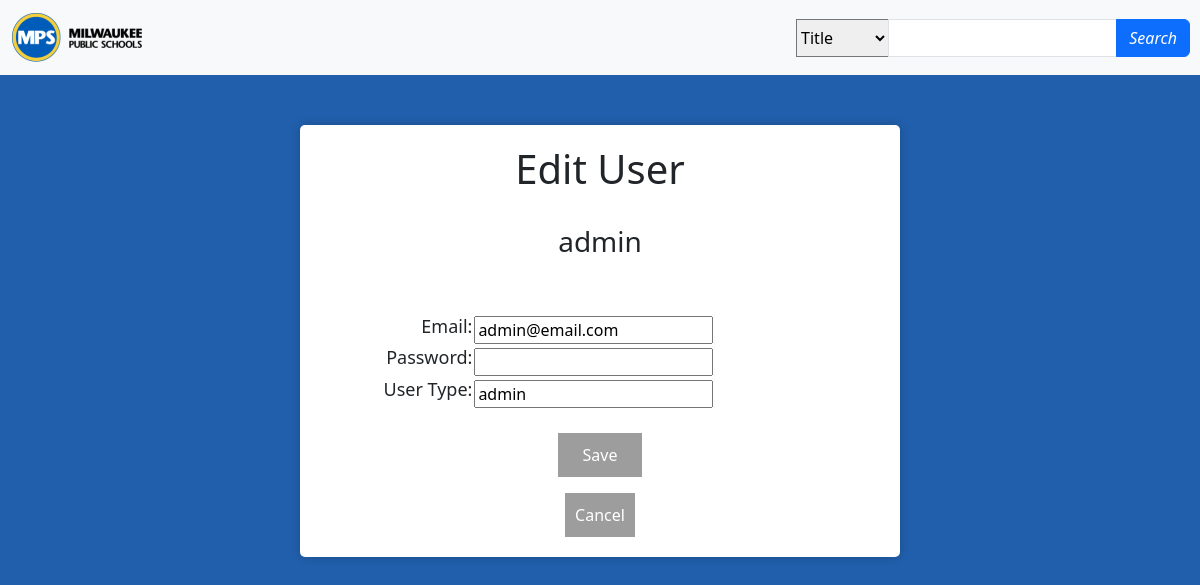
The app's page /users/admin/ (signed in) with its own data.
### Richmond_Library_App/models.py (models this page shows, shortened)
class User(AbstractUser):
    username = models.CharField(max_length=20)
    password = models.CharField(max_length=200)
    email = models.EmailField(max_length=254)
    user_type = models.CharField(max_length=10, blank=True, default='student') # added user type
    reserved_books = models.ManyToManyField(Book, null=True, blank=True)

### Richmond_Library_App/views/users.py (the view, shortened to what this page needs)
# urls.py: path('users/<str:_username>/', EditUser.as_view(), name="EditUser"),
class EditUser(View):
    def get(self, request, _username):
        user = User.objects.get(username=_username)
        return render(request, "edituser.html", {'user': user, 'status': get_user_status(request)})

### Richmond_Library_App/views/users.py (called while the page is built)
def get_user_status(request):
    user = User.objects.get(username=request.user.username)
    return user.user_type

### Richmond_Library_App/templates/edituser.html (shortened to what this page needs)
{% extends "pageBase.html" %}
{% load static %}
{% block stylesheet %}
    <link href="{% static 'edituser.css' %}" rel="stylesheet" type="text/css">
{% endblock %}
{% block app_block %}
    <div class="main-container">
        <div class="user-info-container">
            <h1>Edit User</h1>
            <br>
            <form method="post">{% csrf_token%}
                <h3>{{ user.username }}</h1>
                <br><br>
                <table style="width: 100%;">
                    <tr>
                        <td style="text-align: right;"><h3 style="font-size: 18;">Email:</h3></td>
                        <td>
                            <input
                                type="text"
                                name="_email"
                                value="{{ user.email }}"
                            >
                        </td>
                    </tr>
                    <tr>
                        <td style="text-align: right;"><h3 style="font-size: 18;">Password:</h3></td>
                        <td>
                            <input
                                type="text"
                                name="_password"
                                value=""
                            >
                        </td>
                    </tr>
                    <tr>
                        <td style="text-align: right;"><h3 style="font-size: 18;">User Type:</h3></td>
                        <td>
                            <input
                                type="text"
                                name="_user_type"
                                value="{{ user.user_type }}"
                            >
                        </td>
                    </tr>
                </table>
                <br>
                <input class="save-button" type="submit" value="Save"/>
            </form>
            <a href="{% url 'Users' %}"><button class="cancel-button">Cancel</button></a>
        </div>
    </div>
{% endblock %}

### static/edituser.css (style rules this page uses)
body { background-color: #215FAC; }
.main-container { padding: 60px 100px; width: 50%; margin: 0 auto; background-color: white; padding: 20px; border-radius: 5px; box-shadow: 0 0 10px rgba(0, 0, 0, 0.2); }
.user-info-container { text-align: center; }
.cancel-button { padding: 10px; border: none; background-color: #9e9d9d; color: #fff; cursor: pointer; transition: background-color 0.3s; }
.save-button { padding: 10px 25px; border: none; background-color: #9e9d9d; color: #fff; cursor: pointer; transition: background-color 0.3s; }

### records on screen
User: username "admin", _email "admin@email.com", _user_type "admin"
